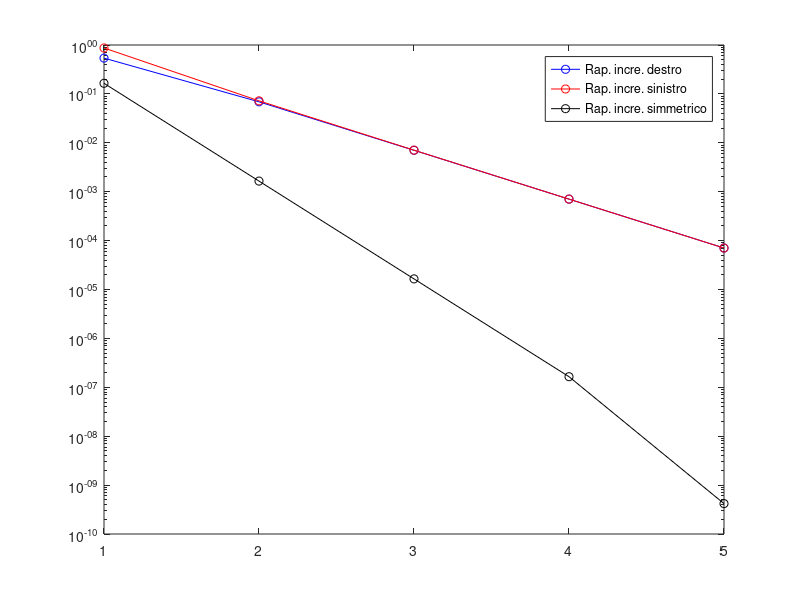

MATLAB code for this plot:

% Funzione f
f = @(x) sin(x) + x;

% Derivata di f
Df = @(x) cos(x) + 1;

% Valore in cui calcolare la derivata
x0 = 3;

% Parametro indicante l'esponente ultimo del passo
n = 5;
% Vettore con tutti i valori di h
h_value = logspace(-1,-n,n);

% Ciclo su h per calcolare i vari rapporti incrementali
for i = 1:n
    h = h_value(i); 
    deltaP(i) = (f(x0+h)-f(x0))/h;
    deltaM(i) = (f(x0)-f(x0-h))/h;
    deltaS(i) = (f(x0+h)-f(x0-h))/(2*h);
end

% Valore esatto 
Df_true = Df(x0);

% Errori relativi
errdeltaP = abs(deltaP - Df_true)/abs(Df_true);
errdeltaM = abs(deltaM - Df_true)/abs(Df_true);
errdeltaS = abs(deltaS - Df_true)/abs(Df_true);

% Grafico in scala semilogaritmica degli errori
figure(1)
semilogy(1:n,errdeltaP,'bo-')
hold on;
semilogy(1:n,errdeltaM,'ro-')
semilogy(1:n,errdeltaS,'ko-')
legend('Rap. incre. destro', 'Rap. incre. sinistro', 'Rap. incre. simmetrico')